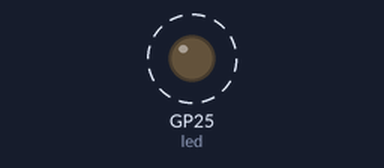
The program below on a simulated Raspberry Pi Pico running MicroPython. Shown: output pins drawn as LEDs (lit = HIGH). Dashed ring = blinking. What the program prints to the serial console is not drawn.

Above: at 0.5 s.
Timing chart, 0 to 4.6 s (numbered marks = the images above):
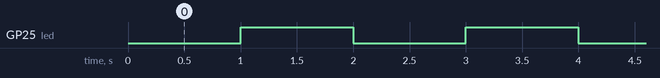

The program:

test-led_blink.py
```python
from machine import Pin, Timer
import utime as time
led = Pin(25, Pin.OUT)

blink_count=25

def blink(timer):
    global blink_count
    led.toggle()
    blink_count-=1
    print(blink_count)
    if blink_count<=0:
        timer.deinit()

t=Timer()
try:
    t.init(freq=1, mode=Timer.PERIODIC, period=5000, callback=blink)
    time.sleep(1000)
finally:
    led.off()
    t.deinit()
```

Measured:
- by itself, GP25 (led): alternates HIGH for 1.0 s and LOW for 1.0 s, 25 changes in all, then stays HIGH
